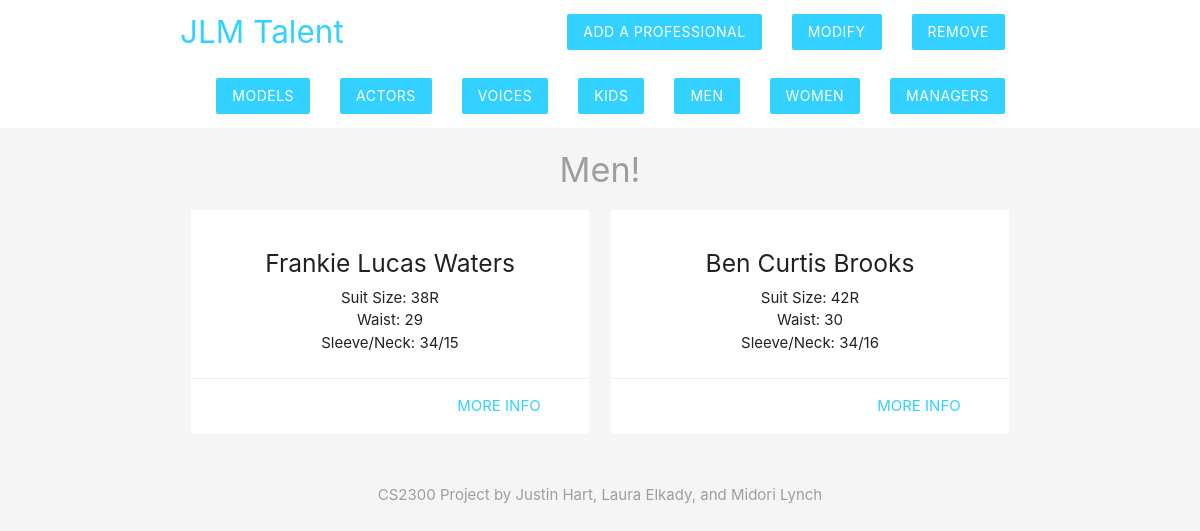
The app's page /test/adultman.php with its own data.
### tables this page shows
CREATE TABLE ADULTMAN(ProfID varchar(80) NOT NULL,
suitSize varchar(80),
waist integer,
inseam integer,
sleeve integer,
neck integer,
FOREIGN KEY (ProfID) REFERENCES PROFESSIONALS(IDno)
);

CREATE TABLE PROFESSIONALS(IDno varchar(80) NOT NULL,
Fname varchar(80) NOT NULL,
Mname varchar(80),
Lname varchar(80) NOT NULL,
UID varchar(80),
ManID varchar(80),
PRIMARY KEY (IDno),
FOREIGN KEY (UID) REFERENCES UNIONS(UnionID),
FOREIGN KEY(ManID) REFERENCES Manager(ManagerID)
);

### test/adultman.php (the view, shortened to what this page needs)
<?php
include('config/db_connect.php');
$sql = 'SELECT PROFESSIONALS.Fname, PROFESSIONALS.Mname, PROFESSIONALS.Lname, ADULTMAN.suitSize, ADULTMAN.waist, ADULTMAN.sleeve, ADULTMAN.neck FROM professionals, adultman WHERE adultman.profID=professionals.IDno ORDER BY adultman.profID';
$result = mysqli_query($conn, $sql);
$profs = mysqli_fetch_all($result, MYSQLI_ASSOC);
?>
<!DOCTYPE html>
<html>
	<?php include('templates/header.php'); ?>
	<h4 class="center grey-text">Men!</h4>
	<div class="container">
		<div class="row">
			<?php foreach($profs as $prof){ ?>
				<div class="col s6 md3">
					<div class="card z-depth-0">
						<div class="card-content center">
							<h5><?php echo htmlspecialchars($prof['Fname']); echo " "; echo htmlspecialchars($prof['Mname']); echo " ";  echo htmlspecialchars($prof['Lname']) ?></h5>
							<div><?php echo "Suit Size: " ; echo htmlspecialchars($prof['suitSize']);?></div>
							<div><?php echo "Waist: " ; echo htmlspecialchars($prof['waist']);?></div>
							<div><?php echo "Sleeve/Neck: " ; echo htmlspecialchars($prof['sleeve']); echo"/"; echo htmlspecialchars($prof['neck']);?></div>
						</div>
						<div class="card-action right-align">
							<a class="brand-text" href="#">more info</a>
						</div>
					</div>
				</div>
			<?php } ?>
		</div>
	</div>
	<?php include('templates/footer.php'); ?>
</html>

### test/templates/header.php (style rules this page uses)
.brand-text { color: #33D1FF !important; }

### records on screen
adultman: ProfID.Fname "Frankie", ProfID.Mname "Lucas", ProfID.Lname "Waters", suitSize "38R", waist "29", sleeve "34", neck "15"
adultman: ProfID.Fname "Ben", ProfID.Mname "Curtis", ProfID.Lname "Brooks", suitSize "42R", waist "30", sleeve "34", neck "16"
